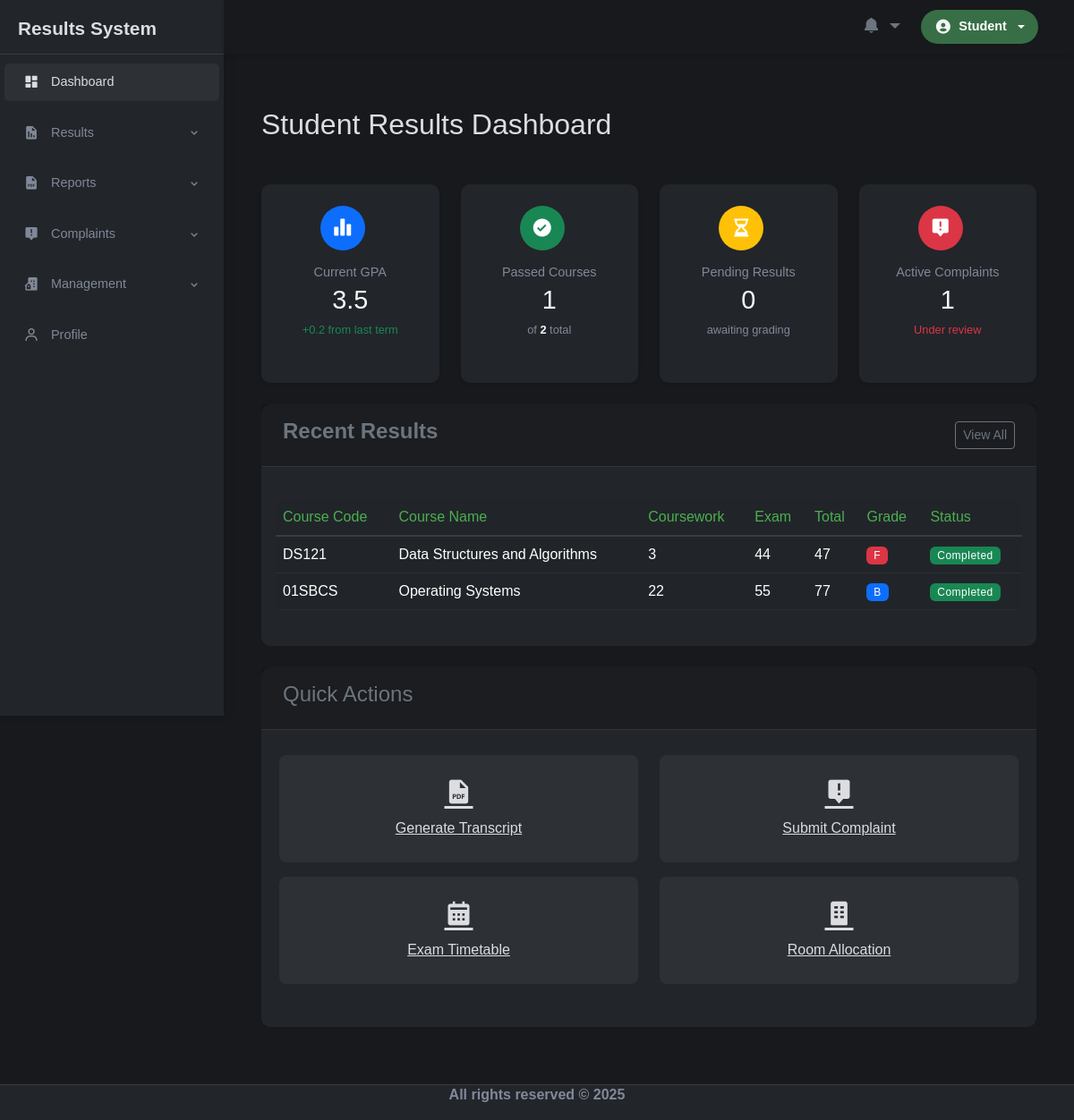
Screenshot of /student-dashboard.php (signed in) with the database file from the repository.
### tables this page shows
CREATE TABLE `results` (
  `id` int(11) NOT NULL,
  `code` int(10) NOT NULL,
  `course_work` int(50) DEFAULT NULL,
  `exam` int(50) DEFAULT NULL,
  `academic_year` varchar(20) NOT NULL,
  `semester` int(11) NOT NULL,
  `year_of_study` int(11) NOT NULL,
  `studentId` int(11) DEFAULT NULL,
  `created_at` timestamp NOT NULL DEFAULT current_timestamp()
);

CREATE TABLE `course_unit` (
  `id` int(11) NOT NULL,
  `code` varchar(30) NOT NULL,
  `name` varchar(100) NOT NULL,
  `credit_units` int(10) NOT NULL,
  `create_at` timestamp NOT NULL DEFAULT current_timestamp()
);

### student-dashboard.php (the view, shortened to what this page needs)
<?php
include('header.php');
$user_id = $_SESSION['user_id'];
$stmt = $dbh->prepare("SELECT * FROM students WHERE studentId = :studentId");
$stmt->execute([':studentId' => $user_id]);
$student = $stmt->fetch(PDO::FETCH_OBJ);
$stmt = $dbh->prepare("SELECT COUNT(*) AS passed_courses FROM results
                      WHERE studentId = :studentId
                      AND (course_work + exam) >= 50");
$stmt->execute([':studentId' => $student->studentId]);
$passed_courses = $stmt->fetchColumn();
$stmt = $dbh->prepare("SELECT COUNT(DISTINCT code) AS total_courses FROM results
                     WHERE studentId = :studentId");
$stmt->execute([':studentId' => $student->studentId]);
$total_courses = $stmt->fetchColumn();
$stmt = $dbh->prepare("SELECT COUNT(*) AS pending_results FROM results
                       WHERE studentId = :studentId
                       AND exam IS NULL");
$stmt->execute([':studentId' => $student->studentId]);
$pending_results = $stmt->fetchColumn();
$stmt = $dbh->prepare("SELECT COUNT(*) AS active_complaints FROM complaints
                         WHERE reg_no = :reg_no
                         AND status = 0");
$stmt->execute([':reg_no' => $student->studentId]);
$active_complaints = $stmt->fetchColumn();
$stmt = $dbh->prepare("SELECT r.*, cu.name AS course_name, cu.code AS course_code
                      FROM results r
                      JOIN course_unit cu ON r.code = cu.id
                      WHERE r.studentId = :studentId
                      ORDER BY r.created_at DESC LIMIT 5");
$stmt->execute([':studentId' => $student->studentId]);
$recent_results = $stmt->fetchAll(PDO::FETCH_OBJ);
$current_gpa = 3.5;
?>
<main class="container">
    <div class="main-view">
        <div class="dashboard-header mb-4">
            <h2 class="page-title text-center">Student Results Dashboard</h2>
        </div>
        <div class="row mb-4">
            <div class="col-md-3 col-sm-6">
                <div class="metric-card card shadow-sm">
                    <div class="metric-icon bg-primary text-white p-3 rounded-circle">
                        <i class='bx bxs-bar-chart-alt-2'></i>
                    </div>
                    <div class="metric-info text-center mt-3">
                        <h5>Current GPA</h5>
                        <h3 class="font-weight-bold text-light"><?php echo $current_gpa; ?></h3>
                        <span class="text-success">+0.2 from last term</span>
                    </div>
                </div>
            </div>
            <div class="col-md-3 col-sm-6">
                <div class="metric-card card shadow-sm">
                    <div class="metric-icon bg-success text-white p-3 rounded-circle">
                        <i class='bx bxs-check-circle'></i>
                    </div>
                    <div class="metric-info text-center mt-3">
                        <h5>Passed Courses</h5>
                        <h3 class="font-weight-bold text-light"><?php echo $passed_courses; ?></h3>
                        <span class="text-muted">of <span class="text-light fw-bold"><?php echo $total_courses; ?></span> total</span>
                    </div>
                </div>
            </div>
            <div class="col-md-3 col-sm-6">
                <div class="metric-card card shadow-sm">
                    <div class="metric-icon bg-warning text-white p-3 rounded-circle">
                        <i class='bx bxs-hourglass'></i>
                    </div>
                    <div class="metric-info text-center mt-3">
                        <h5>Pending Results</h5>
                        <h3 class="font-weight-bold text-light"><?php echo $pending_results; ?></h3>
                        <span class="text-muted">awaiting grading</span>
                    </div>
                </div>
            </div>
            <div class="col-md-3 col-sm-6">
                <div class="metric-card card shadow-sm">
                    <div class="metric-icon bg-danger text-white p-3 rounded-circle">
                        <i class='bx bxs-message-alt-error'></i>
                    </div>
                    <div class="metric-info text-center mt-3">
                        <h5>Active Complaints</h5>
                        <h3 class="font-weight-bold text-light"><?php echo $active_complaints; ?></h3>
                        <span class="text-danger">Under review</span>
                    </div>
                </div>
            </div>
        </div>
        <div class="card mb-4">
            <div class="card-header d-flex justify-content-between align-items-center">
                <h4 class="fw-bold text-secondary">Recent Results</h4>
                <a href="semester-results.php" class="btn btn-sm btn-outline-secondary">View All</a>
            </div>
            <div class="card-body">
                <div class="table-responsive">
                    <table class="table table-hover table-dark">
                        <thead>
                        <tr>
                            <th>Course Code</th>
                            <th>Course Name</th>
                            <th>Coursework</th>
                            <th>Exam</th>
                            <th>Total</th>
                            <th>Grade</th>
                            <th>Status</th>
                        </tr>
                        </thead>
                        <tbody>
                <?php foreach($recent_results as $result):
                    $total = ($result->course_work ?? 0) + ($result->exam ?? 0);
                    $grade = calculateGrade($total);
                    $status = ($result->exam === null) ? 'Pending' : 'Completed';
                ?>
                <tr>
                    <td><?php echo htmlspecialchars($result->course_code); ?></td>
                    <td><?php echo htmlspecialchars($result->course_name); ?></td>
                    <td><?php echo $result->course_work ?? '-'; ?></td>
                    <td><?php echo $result->exam ?? '-'; ?></td>
                    <td><?php echo $total; ?></td>
                    <td><span class="badge bg-<?php echo getGradeClass($grade); ?>"><?php echo $grade; ?></span></td>
                    <td><span class="badge bg-<?php echo $status == 'Completed' ? 'success' : 'warning'; ?>"><?php echo $status; ?></span></td>
                </tr>
                <?php endforeach; ?>
            </tbody>
                    </table>
                </div>
            </div>
        </div>
        <div class="row">
            <div class="col-md-12">
                <div class="card mb-4">
                    <div class="card-header fw-bold text-secondary"><h4>Quick Actions</h4></div>
                    <div class="card-body">
                        <div class="row quick-actions">
                            <div class="col-6 mb-3">
                                <a href="semester-results" class="action-card">
                                    <i class='bx bxs-file-pdf'></i><span>Generate Transcript</span>
                                </a>
                            </div>
                            <div class="col-6 mb-3">
                                <a href="submit-complaint" class="action-card">
                                    <i class='bx bxs-message-alt-error'></i><span>Submit Complaint</span>
                                </a>
                            </div>
                            <div class="col-6 mb-3">
                                <a href="#" class="action-card">
                                    <i class='bx bxs-calendar'></i><span>Exam Timetable</span>
                                </a>
                            </div>
                            <div class="col-6 mb-3">
                                <a href="view-allocations" class="action-card">
                                    <i class='bx bxs-building'></i><span>Room Allocation</span>
                                </a>
                            </div>
                        </div>
                    </div>
                </div>
            </div>
        </div>
    </div>
</main>
<?php include('footer.php'); ?>
<?php
function calculateGrade($marks) {
    if ($marks >= 70) return 'B';
    return 'F';
}
function getGradeClass($grade) {
    switch ($grade) {
        case 'B': return 'primary';
        default: return 'danger';
    }
}
?>

### assets/styles/styles.css (style rules this page uses)
:root { --light-bg-color: #f8f9fa; --light-tertiary-bg: #e9ecef; --light-text-color: #495057; --light-heading-color: #212529; --light-primary-color: #4CAF50; --light-primary-hover: #3e8e41; --light-active-bg: #e2f3e3; --light-border-color: #dee2e6; --light-card-bg: #ffffff; --bg-color: #17191c; --tertiary-bg-color: #22252a; --txt-color: #818898; --light-txt-color: #dbdde1; --primary-color: #4CAF50; --primary-hover: #3e8e41; --active-bg-color: #4CAF50; }
* { margin: 0; padding: 0; box-sizing: border-box; font-family: Arial, sans-serif; }
body { display: flex; flex-direction: column; min-height: 100vh; color: var(--light-txt-color); background-color: var(--bg-color); }
.container .main-view { margin: 80px 0 0 250px; padding-bottom: 40px; flex: 1; }

### assets/styles/dashboard.css (style rules this page uses)
.dashboard-header { display: flex; justify-content: space-between; align-items: center; padding: 1rem 0; }
.metric-card { background: var(--tertiary-bg-color); border-radius: 10px; padding: 1.5rem; display: flex; align-items: center; height: 100%; }
.metric-icon { width: 50px; height: 50px; border-radius: 50%; display: flex; align-items: center; justify-content: center; margin-right: 1rem; font-size: 1.5rem; color: white; }
.metric-info h5 { font-size: 0.9rem; color: var(--txt-color); margin-bottom: 0.3rem; }
.metric-info h3 { font-size: 1.8rem; margin-bottom: 0.2rem; }
.metric-info span { font-size: 0.8rem; }
.card { background: var(--tertiary-bg-color); border: none; border-radius: 10px; margin-bottom: 1.5rem; }
.card-header { background: rgba(0,0,0,0.2); border-bottom: 1px solid rgba(255,255,255,0.1); display: flex; justify-content: space-between; align-items: center; padding: 1rem 1.5rem; }
.table { color: var(--light-txt-color); margin-bottom: 0; }
.table th { border-bottom: 1px solid rgba(255,255,255,0.1); font-weight: 500; }
.table td { border-top: 1px solid rgba(255,255,255,0.1); vertical-align: middle; }
.quick-actions { margin: -0.5rem; }
.action-card { background: rgba(255,255,255,0.05); border-radius: 8px; padding: 1.5rem; display: flex; flex-direction: column; align-items: center; justify-content: center; height: 120px; text-align: center; color: var(--light-txt-color); transition: all 0.3s ease; }
.action-card i { font-size: 2rem; margin-bottom: 0.8rem; }

### assets/styles/departments.css (style rules this page uses)
.table-responsive { background-color: var(--tertiary-bg-color); border-radius: 8px; overflow: hidden; }
.table-dark { background-color: var(--tertiary-bg-color); color: var(--light-txt-color); margin-bottom: 0; }
.table-dark thead th { border-bottom: 2px solid rgba(255, 255, 255, 0.1); color: var(--primary-color); }
.table-dark tbody tr { border-bottom: 1px solid rgba(255, 255, 255, 0.05); }
.btn-sm { padding: 0.25rem 0.5rem; font-size: 0.875rem; }

### assets/styles/complaints.css (style rules this page uses)
.badge { font-weight: 500; padding: 0.35em 0.65em; font-size: 0.75em; letter-spacing: 0.5px; }
.text-muted { color: var(--txt-color, #818898) !important; }

### assets/styles/allocations.css (style rules this page uses)
:root { --dark-primary: #1a1e1e; --dark-secondary: #1e2323; --dark-accent: #1a2e28; --neon-green: #4CAF50; --neon-lime: #A5D6A7; --text-primary: #e2e2e2; --text-secondary: #b8b8b8; --success: #4CAF50; --warning: #FFC107; --danger: #F44336; --glass-bg: rgba(30, 46, 46, 0.7); }
::placeholder { color: #6b7280 !important; opacity: 1 !important; }
.card-header { display: flex; align-items: center; margin-bottom: 1.25rem; position: relative; }
.card-body { display: flex; flex-direction: column; gap: 0.75rem; margin-bottom: 1.5rem; }

### assets/styles/results.css (style rules this page uses)
:root { --dark-bg: #1a1e29; --dark-card: #1e232e; --dark-accent: #1a2e28; --text-primary: #e0e3e7; --text-secondary: #a1a8b3; --primary-color: #4CAF50; --primary-hover: #3d8b40; --border-color: rgba(255, 255, 255, 0.08); --success: #4CAF50; --warning: #FFC107; --danger: #F44336; }
::placeholder { color: #6b7280 !important; opacity: 1 !important; }

### rows the page displays
results: course_unit.code "DS121", course_unit.name "Data Structures and Algorithms", course_work "3", exam "44", total "47", grade "F", exam "Completed"
results: course_unit.code "01SBCS", course_unit.name "Operating Systems", course_work "22", exam "55", total "77", grade "B", exam "Completed"

### other values shown
$user_name "Student"
$current_gpa "3.5"
$passed_courses "1"
$total_courses "2"
$pending_results "0"
$active_complaints "1"
